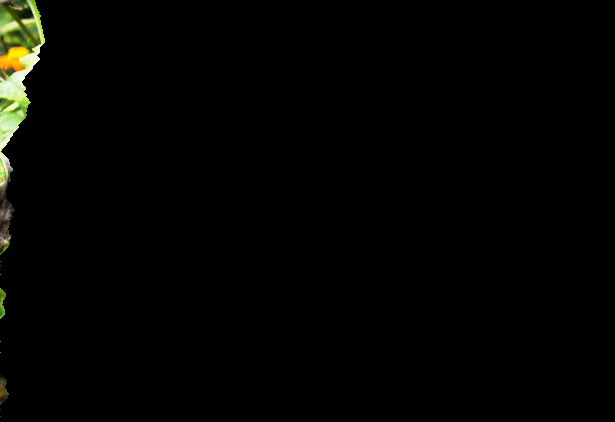
#> input picture left_disjoined.png, 615 x 422 px
$ python DetectFeatures.py
#> lines starting #> are read from the running program, lines starting #| are printed output that depends on the picture; after the words box and inside, x2 and y2 are one past the last pixel; in counts of white or black regions, pixels touching at a corner belong together
import cv2
import numpy as np
import matplotlib.pyplot as plt
import os

def detect_features(image, num_features=100000):
    """
    Detects features in an image using ORB.
    """
    gray = cv2.cvtColor(image, cv2.COLOR_RGB2GRAY)
    orb = cv2.ORB_create(nfeatures=num_features)
    keypoints, descriptors = orb.detectAndCompute(gray, None)
    return keypoints, descriptors

# Paths to images
left_image_path = "left_disjoined.png"
right_image_path = "right_disjoined.png"

# Load images with error checking
left_image = cv2.imread(left_image_path, cv2.IMREAD_UNCHANGED)
#> left_image is the input picture: shape (422, 615, 4); mean B, G, R, A 1.9, 3.6, 3.3, 5.6
right_image = cv2.imread(right_image_path, cv2.IMREAD_UNCHANGED)
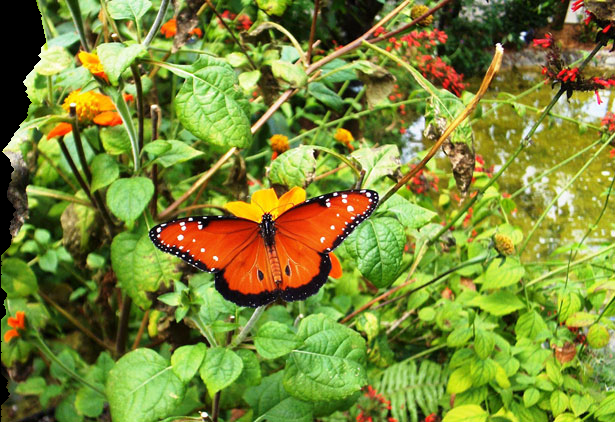
#> input picture right_disjoined.png, 615 x 422 px
#> right_image is the input picture: shape (422, 615, 4); mean B, G, R, A 54.1, 136.5, 123.7, 249

if left_image is None or right_image is None:
    raise FileNotFoundError("Error: One or both images were not found. Check file paths!")

# Convert images to RGBA format to preserve transparency
if left_image.shape[-1] == 3:
    left_image = cv2.cvtColor(left_image, cv2.COLOR_BGR2BGRA)
if right_image.shape[-1] == 3:
    right_image = cv2.cvtColor(right_image, cv2.COLOR_BGR2BGRA)

# Detect features
keypoints_left, descriptors_left = detect_features(left_image)
#> in detect_features, `keypoints, descriptors = orb.detectAndCompute(gray, None)`: keypoints = 21 keypoints; strongest (x, y, size): (37, 55, 31), (38, 60, 31), (38, 59, 37.2), (38, 55, 37.2)
#> keypoints_left has the same summary as keypoints in detect_features
keypoints_right, descriptors_right = detect_features(right_image)
#> call 2 of detect_features, with num_features = 100000
#> in detect_features (call 2), `gray = cv2.cvtColor(image, cv2.COLOR_RGB2GRAY)`:
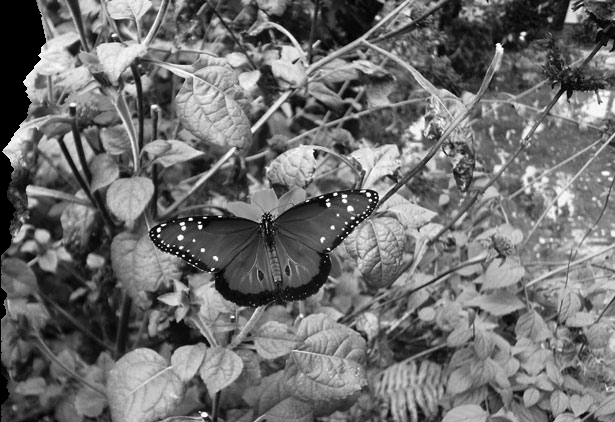
#> gray: shape (422, 615); min 0, max 255, mean 110.4
#> in detect_features (call 2), `keypoints, descriptors = orb.detectAndCompute(gray, None)`: keypoints = 16398 keypoints; strongest (x, y, size): (158, 230, 31), (158, 228, 31), (369, 193, 31), (158, 233, 31)
#> keypoints_right has the same summary as keypoints in detect_features

# Draw keypoints with transparency handling
keypoint_img_left = cv2.drawKeypoints(left_image, keypoints_left, None, color=(0, 255, 0, 255), flags=0)
keypoint_img_right = cv2.drawKeypoints(right_image, keypoints_right, None, color=(0, 255, 0, 255), flags=0)

# Create transparency masks
mask_left = cv2.cvtColor(left_image[:, :, :3], cv2.COLOR_BGR2GRAY) > 0
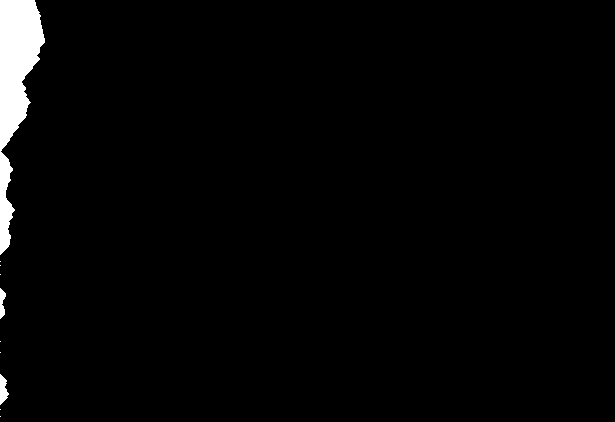
#> mask_left: shape (422, 615) bool; 2.2% white; 10 white regions (7 under 20 px), largest, box (x1, y1, x2, y2) and area: (0, 0, 45, 255) 5432, (0, 374, 9, 405) 174, (0, 288, 6, 319) 122
mask_right = cv2.cvtColor(right_image[:, :, :3], cv2.COLOR_BGR2GRAY) > 0
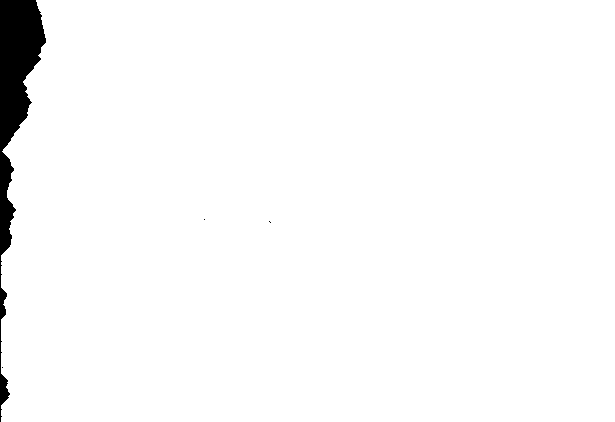
#> mask_right: shape (422, 615) bool; 97.6% white; 4 black regions (3 under 20 px), largest, box (x1, y1, x2, y2) and area: (0, 0, 46, 422) 6157

keypoint_img_left[:, :, 3] = np.where(mask_left, 255, 0)  # Set transparency
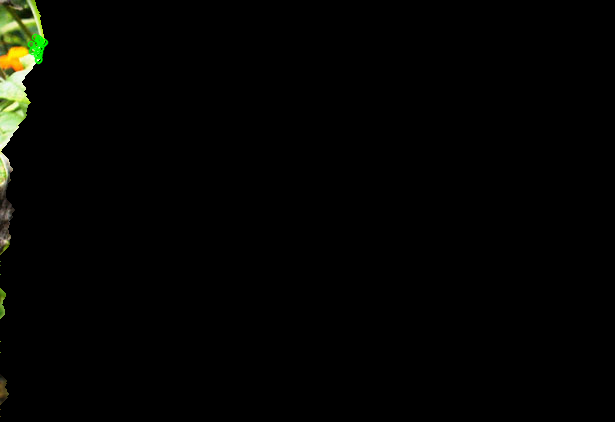
#> keypoint_img_left: shape (422, 615, 4); mean B, G, R, A 1.8, 3.7, 3.2, 5.6
keypoint_img_right[:, :, 3] = np.where(mask_right, 255, 0)
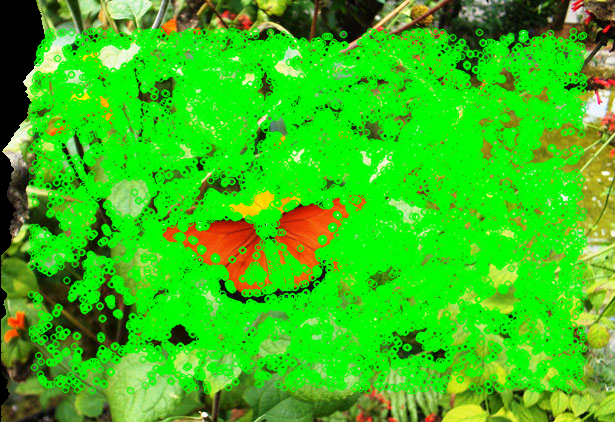
#> keypoint_img_right: shape (422, 615, 4); mean B, G, R, A 23.9, 193, 56.1, 248.9

# Save images in the same directory with transparency
cv2.imwrite("keypoints_left.png", keypoint_img_left, [cv2.IMWRITE_PNG_COMPRESSION, 9])
cv2.imwrite("keypoints_right.png", keypoint_img_right, [cv2.IMWRITE_PNG_COMPRESSION, 9])

# Display images
fig, axes = plt.subplots(1, 2, figsize=(12, 6))
axes[0].imshow(cv2.cvtColor(keypoint_img_left, cv2.COLOR_BGRA2RGBA))
axes[0].set_title("Left Image Keypoints")
axes[0].axis("off")

axes[1].imshow(cv2.cvtColor(keypoint_img_right, cv2.COLOR_BGRA2RGBA))
axes[1].set_title("Right Image Keypoints")
axes[1].axis("off")

plt.tight_layout()
plt.savefig("feature_detection_output.png", transparent=True)
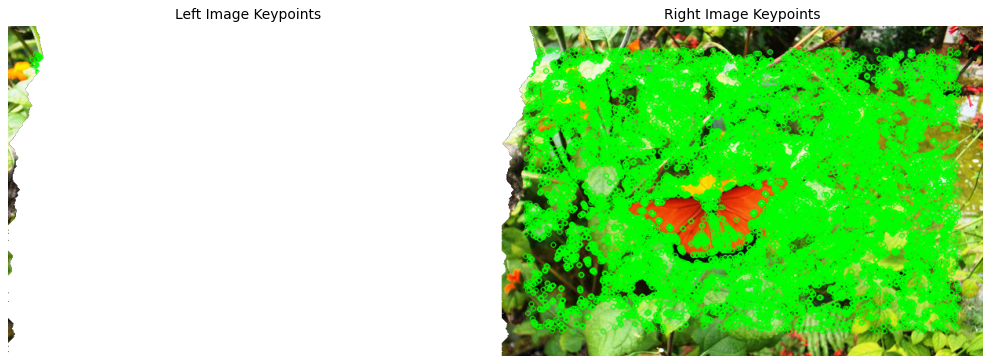
#> figure drawn by matplotlib, 2 panels
plt.show()

print("Feature detection complete! Keypoint images saved in the same directory with transparency.")
print("Feature visualization saved as: feature_detection_output.png")
